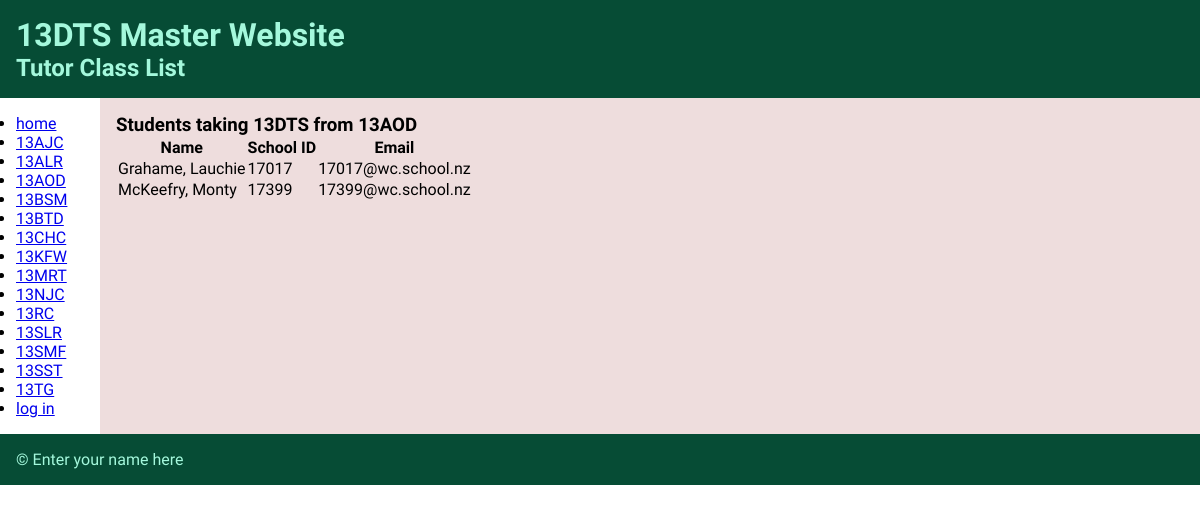
The page /class/3 on the database its author committed.
### tables this page shows
CREATE TABLE tutor_classes
(
	id integer
		constraint tutor_classes_pk
			primary key autoincrement,
	class_name char(5)
);

CREATE TABLE students
(
	id integer
		constraint students_pk
			primary key autoincrement,
	year_level integer,
	schl_id integer,
	surname varchar(20),
	first_name varchar(15),
	tutor_id integer,
	email char(18)
, editor_id integer default 1);

### app.py (the view, shortened to what this page needs)
@app.route('/class/<tutor_id>', methods=["GET", "POST"])
def render_class(tutor_id):
    con = create_connection(DB_NAME)
    query = "SELECT id, year_level, schl_id, surname, first_name, tutor_id, email" \
            " FROM students WHERE tutor_id=? ORDER BY surname, first_name ASC"
    cur = con.cursor()  # You need this line next
    cur.execute(query, (tutor_id, ))  # this line actually executes the query
    student_list = cur.fetchall()  # puts the results into a list usable in python
    query = "SELECT id, class_name" \
            " FROM tutor_classes WHERE id=?" \
            "ORDER BY class_name ASC"
    cur = con.cursor()  # You need this line next
    cur.execute(query, (tutor_id, ))  # this line actually executes the query
    tutor_classes = cur.fetchall()  # puts the results into a list usable in python
    print(tutor_classes)
    tutor_class = tutor_classes[0][1]
    con.close()
    class_list = get_classes()
    return render_template('class.html', students=student_list, classes=class_list, tutor_class=tutor_class, logged_in=is_logged_in())

### app.py (called while the page is built)
def create_connection(db_file):
    try:
        connection = sqlite3.connect(db_file)
        return connection
    except Error as e:
        print(e)
    return None

def get_classes():
    con = create_connection(DB_NAME)
    query = "SELECT id, class_name" \
            " FROM tutor_classes ORDER BY class_name ASC"
    cur = con.cursor()  # You need this line next
    cur.execute(query)  # this line actually executes the query
    class_list = cur.fetchall()  # puts the results into a list usable in python
    con.close()
    return class_list

def is_logged_in():
    if session.get("email") is None:
        print("not logged in")
        return False
    else:
        print("logged in")
        return True

### templates/class.html (shortened to what this page needs)
{% extends "base.html" %}
{% block pageheading %}Tutor Class List{% endblock %}
{% block main %}
    <h3>Students taking 13DTS from {{ tutor_class }}</h3>
    <table>
    <tr>
        <th>Name</th>
        <th>School ID</th>
        <th>Email</th>
    </tr>
    {% for student in students %}
    <tr>
        <td>{{ student[3] }}, {{ student[4] }}</td>
        <td>{{ student[2] }}</td>
        <td>{{ student[6] }}</td>
    </tr>
    {% endfor %}
    </table>
{% endblock %}

### templates/base.html (shortened to what this page needs)
<!DOCTYPE html>
<html lang="en">
<head>
    <link href="{{ url_for('static', filename='css/style.css') }}" rel="stylesheet">
</head>
<body>
    <div id="container">
        <header>
            <h1>13DTS Master Website</h1>
            <h2>{% block pageheading %}{% endblock %}</h2>
        </header>
        <nav>
            <ul>
                <li><a href="/">home</a></li>
                {% for class in classes %}
                <li>
                    <a href="/class/{{ class[0] }}">{{ class[1] }}</a>
                </li>
                {% endfor %}
                <li>{% if logged_in %}
                <a href="/logout">log out</a>
                {%  else %}
                <a href="/login">log in</a>
                {%  endif %}
                </li>
            </ul>
        </nav>
        <div id="main">
            {% block main %}
            {% endblock %}
        </div>
        <footer>
            <p>&copy; Enter your name here</p>
        </footer>
    </div>
</body>
</html>

### static/css/style.css (style rules this page uses)
* { font-family: Comfortaa, sans-serif; margin: 0; padding: 0; box-sizing: border-box; }
#container { display: grid; grid-template-columns: 100px auto; grid-template-areas: 'header header' 'nav main' 'footer footer'; }
header { grid-area: header; background-color: #064c35; color: #a4f8dc; padding: 1rem; }
nav { grid-area: nav; padding: 1rem; }
#main { grid-area: main; padding: 1rem; background-color: #edd; }
footer { grid-area: footer; padding: 1rem; background-color: #064c35; color: #a4f8dc; }

### rows shown on the page
tutor_classes: class_name "13AJC"
tutor_classes: class_name "13ALR"
tutor_classes: class_name "13AOD"
tutor_classes: class_name "13BSM"
tutor_classes: class_name "13BTD"
tutor_classes: class_name "13CHC"
tutor_classes: class_name "13KFW"
tutor_classes: class_name "13MRT"
tutor_classes: class_name "13NJC"
tutor_classes: class_name "13RC"
tutor_classes: class_name "13SLR"
tutor_classes: class_name "13SMF"
tutor_classes: class_name "13SST"
tutor_classes: class_name "13TG"
students: surname "Grahame", first_name "Lauchie", schl "17017", email "17017@wc.school.nz"
students: surname "McKeefry", first_name "Monty", schl "17399", email "17399@wc.school.nz"
